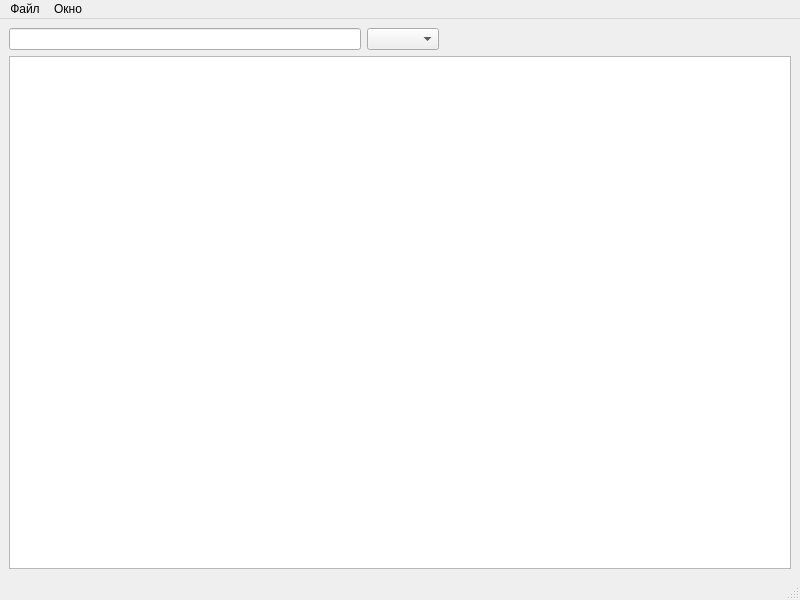
<?xml version="1.0" encoding="UTF-8"?>
<ui version="4.0">
 <class>ContactWindow</class>
 <widget class="QMainWindow" name="ContactWindow">
  <property name="geometry">
   <rect>
    <x>0</x>
    <y>0</y>
    <width>800</width>
    <height>600</height>
   </rect>
  </property>
  <property name="windowTitle">
   <string notr="true">Контакты</string>
  </property>
  <widget class="QWidget" name="centralwidget">
   <layout class="QGridLayout" name="gridLayout">
    <item row="0" column="0">
     <layout class="QVBoxLayout" name="verticalLayout">
      <item>
       <layout class="QHBoxLayout" name="horizontalLayout">
        <item>
         <widget class="QLineEdit" name="filterEdit">
          <property name="clearButtonEnabled">
           <bool>true</bool>
          </property>
         </widget>
        </item>
        <item>
         <widget class="QComboBox" name="typeComboBox"/>
        </item>
        <item>
         <spacer name="horizontalSpacer">
          <property name="orientation">
           <enum>Qt::Horizontal</enum>
          </property>
          <property name="sizeHint" stdset="0">
           <size>
            <width>40</width>
            <height>20</height>
           </size>
          </property>
         </spacer>
        </item>
       </layout>
      </item>
      <item>
       <widget class="QTableView" name="contactTableView">
        <property name="sortingEnabled">
         <bool>true</bool>
        </property>
        <attribute name="verticalHeaderVisible">
         <bool>false</bool>
        </attribute>
       </widget>
      </item>
     </layout>
    </item>
   </layout>
  </widget>
  <widget class="QMenuBar" name="menubar">
   <property name="geometry">
    <rect>
     <x>0</x>
     <y>0</y>
     <width>800</width>
     <height>30</height>
    </rect>
   </property>
   <widget class="QMenu" name="menuFile">
    <property name="title">
     <string notr="true">Файл</string>
    </property>
    <addaction name="closeAction"/>
   </widget>
   <widget class="QMenu" name="menuWindow">
    <property name="title">
     <string>Окно</string>
    </property>
   </widget>
   <addaction name="menuFile"/>
   <addaction name="menuWindow"/>
  </widget>
  <widget class="QStatusBar" name="statusbar"/>
  <action name="closeAction">
   <property name="text">
    <string notr="true">Закрыть</string>
   </property>
  </action>
 </widget>
 <resources/>
 <connections/>
</ui>
